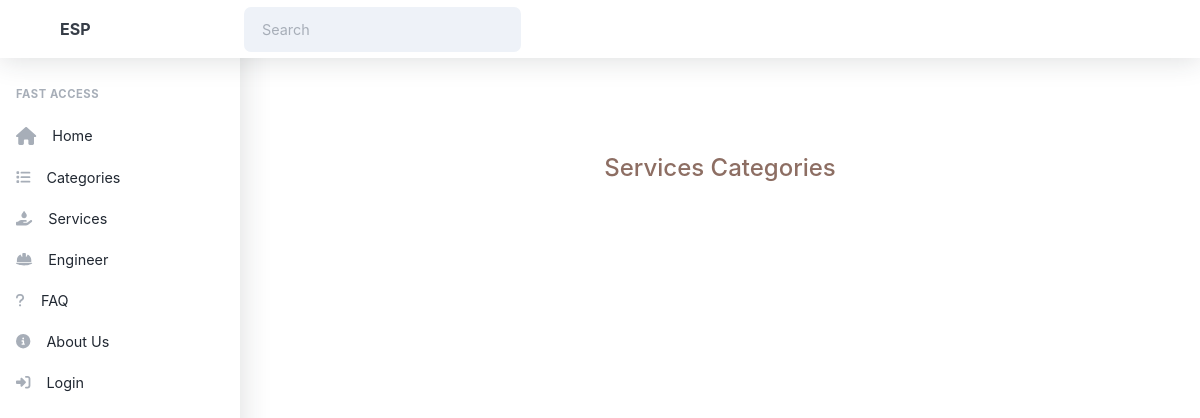
/service_type.php, run on an earlier commit of the app's database.
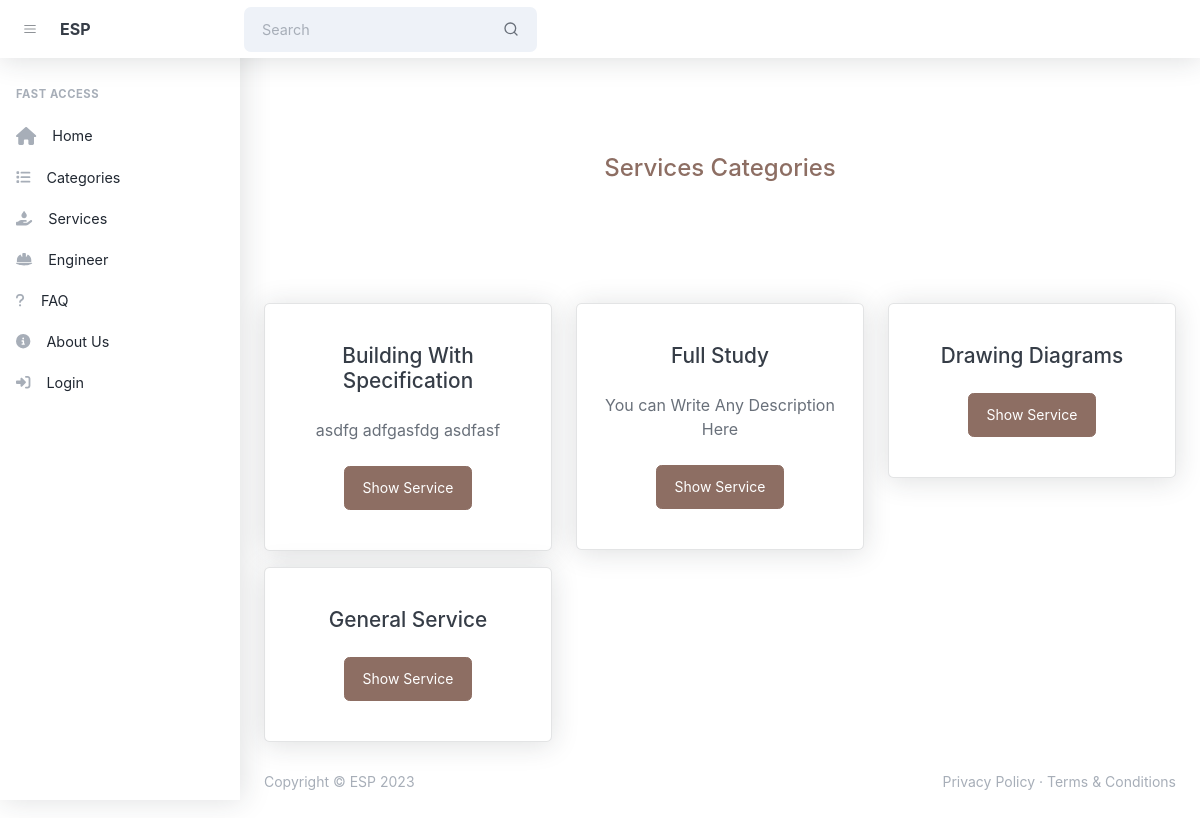
And on a later commit of the database.
### tables this page shows
CREATE TABLE `service_type` (
  `id` int(11) NOT NULL,
  `name` varchar(255) NOT NULL,
  `detail` varchar(255) NOT NULL
);

### includes/lib.php (called while the page is built, shortened)
<?php
include("config.php");
function select($statment)
{
    global $mysqlilink;
    $query = $statment;
    $res = mysqli_query($mysqlilink,$query) or die('<center><div>wrong in connect with server</div>'.mysqli_error($mysqlilink)."</center>");
	$list = [];
    while($row=mysqli_fetch_array($res,MYSQLI_BOTH))
    {
      $list[] = $row;
	}
	 return $list;
}
function selectAndOrder($statment ,$columns = "id" , $type = "asc")
{
    return select("$statment order by $columns $type");
}
?>

### includes/service_type.php (called while the page is built, shortened)
<?php
function getAllServiceTypes()
{
	return selectAndOrder("select * from service_type","id","desc");
}
?>

### service_type.php (the view, shortened to what the changed rows need)
<?php
  include('includes/lib.php');
  include('includes/service_type.php');
  ?>
<?php include('template/header.php'); ?>
<?php include('template/startNavbar.php'); ?>
<main class="page">
    <header class="py-10 mb-0 ">
        <div class="container-xl px-4 text-center">
            <div class="row">
                <div class="col-12">
                    <div class="text-center ">
                        <h1 class="text-primary">Services Categories </h1>
                    </div>
                </div>
            </div>
        </div>
    </header>
    <div class="container-xl px-4">
        <div class="row">
            <?php
                $all = getAllServiceTypes();
                if(!(count($all) > 0)) return;
                else{
                    foreach($all as  $row)
                    {
             ?>
            <div class="col-md-6 col-xl-4 mb-4 mt-3 mb-xl-0">
                <div class="card">
                    <div class="card-body text-center pt-5 pb-5">
                        <h3 class="mb-4"><?php echo $row['name']; ?></h3>
                        <p class="mb-4"><?php echo $row['detail']; ?></p>
                        <a href="service_list.php?service_type_id=<?php echo $row['id']; ?>"
                            class="btn btn-primary">Show
                            Service </a>
                    </div>
                </div>
            </div>
            <?php }}?>
        </div>
    </div>
</main>
<?php include('template/footer.php') ?>

### template/startNavbar.php (shortened to what the changed rows need)
<nav class="topnav navbar navbar-expand shadow justify-content-between justify-content-sm-start navbar-light bg-white"
    id="sidenavAccordion">
    <button class="btn btn-icon btn-transparent-dark order-1 order-lg-0 me-2 ms-lg-2 me-lg-0" id="sidebarToggle"><i
            data-feather="menu"></i></button>
    <form class="form-inline me-auto d-none d-lg-block me-3">
        <div class="input-group input-group-joined input-group-solid">
            <div class="input-group-text"><i data-feather="search"></i></div>
        </div>
    </form>
</nav>
<div id="layoutSidenav">
    <div id="layoutSidenav_content">

### template/footer.php (shortened to what the changed rows need)
<footer class="footer-admin mt-auto footer-light">
    <div class="container-xl px-4">
        <div class="row">
            <div class="col-md-6 small">Copyright © ESP 2023</div>
            <div class="col-md-6 text-md-end small">
                <a href="#!">Privacy Policy</a>
                ·
                <a href="#!">Terms &amp; Conditions</a>
            </div>
        </div>
    </div>
</footer>
</div>
</div>
</body>
</html>

What changed in the data, as far as the page shows it:
added service_type: name "Building With Specification", detail "asdfg adfgasfdg asdfasf"
added service_type: name "Full Study", detail "You can Write Any Description Here"
added service_type: name "Drawing Diagrams"
added service_type: name "General Service"
Also different on the page:
text now shown: "Copyright © ESP 2023 Privacy Policy · Terms & Conditions"
